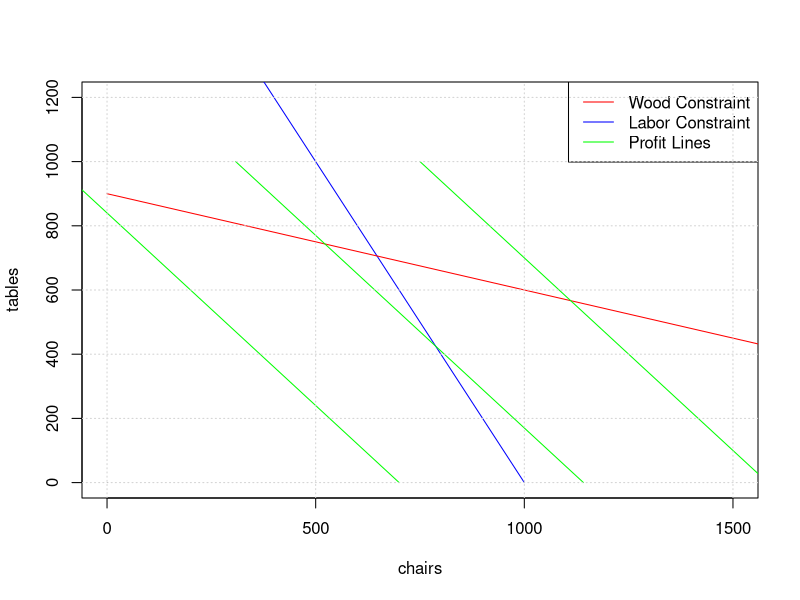

Here is the R script that generated this plot:
# Linear Programming: optimization problem

## let
# T be the number of tables, C the number of chairs
#
# constraints
# 2*T + 3*C ≤ 6000    -- labor constraint, 6000 hrs available/wk
# 3*T + 2*C ≤ 9000   -- wood constraint, 9000 ft2 available/wk

#Profit:  $12T + $10C – find values of T and C, within 
#the constraints that maximize profit

#Plot the constraints:

plot(0,0, xlim=c(0,1500), ylim=c(0,1200), pch='.', ylab='tables', xlab='chairs')

#equation for labor constraint
#When T = 0, C = 1000
#When C = 0, T = 2000
# labor constraint: T + 2*C < 2000
lines(c(0,1000),c(2000,0), col='blue', cex=10 )

#equation for wood constraint 
#when T=0, C= 3000, and
#when C=0, T = 900
# wood constraint 10T + 3C < 9000
lines(c(0,3000), c(900, 0), col='red', cex=10)

# profit = 12*T + 10*C

#profit line.. pick a fixed profit, say 8400
profit=8400

for (profit in seq(from=8400, to =19000, length.out=3)) {
  print(profit)
  chairsP=seq(from=0, to=1000, length.out = 20)
  tablesP = (profit-10*chairsP)/12

  lines(tablesP, chairsP, col='green')
}
legend('topright', c('Wood Constraint','Labor Constraint', 'Profit Lines'), 
       col=c('red','blue','green'), lty=1)
grid()

##   use lpsolve package

library(lpSolve)
help(package='lpSolve')

#Solve: maximize profit

# Equations:
#  Profit = 12*T + 10*c
#  Wood: 10*T + 3*C < 9000
#  Labor: T + 2*C < 2000
  

# solve our Tables and Chairs:
f.obj = c(12, 10)
f.con = matrix(c(1, 2, 10, 3), nrow=2, byrow=TRUE)
f.dir = c( "<=", "<=")
f.rhs = c(2000, 9000)

TCsolution = lp (direction = "max", f.obj, f.con, f.dir, f.rhs)

print(TCsolution)

# how many T and C?
print(TCsolution$solution)

# add constraint c = 4*T
f.con = matrix(c(1, 2, 10, 3, 1, -4), nrow=3, byrow=TRUE)
f.rhs = c(2000, 9000, 0)
f.dir = c( "<=", "<=", "=")

TCsolution2 = lp (direction = "max", f.obj, f.con, f.dir, f.rhs)
print(TCsolution2)

# how many T and C?
print(TCsolution2$solution)


#------------------------------------------------

#  find a solution to 
#  Minimize cost 6x+5y,
#  subject to:
#    3x + y >= 10, 
#     x + y >= 5, 
#     x     >= 3

  
